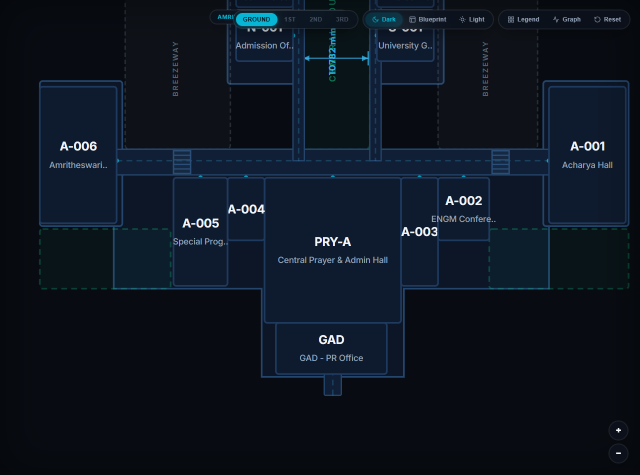
#> input picture scratch/admin_block_clean_full.png, 1280 x 950 px, given in place of media_1789398055396.png, which was not available (shown at 1/2 size)
$ python crop_orange_details.py
#> lines starting #> are read from the running program, lines starting #| are printed output that depends on the picture; pictures that were not available may be replaced by others from this repository, and a replacement may not be noted
from PIL import Image

im = Image.open(r'C:\Users\rohan\.gemini\antigravity-ide\brain\a450b43e-c4b5-4a37-a3dd-9360d67ed47e\.user_uploaded\media_1789398055396.png')
#> im is the input picture: PIL image 1280x950 RGB; mean R, G, B 13, 21.7, 32.6
w, h = im.size
#> w = 1280; h = 950

crops = {
    'crop_top_exit': (300, 20, 650, 150),
    'crop_west_diagonal': (200, 250, 350, 480),
    'crop_west_amri': (100, 440, 300, 750),
    'crop_east_branch': (400, 440, 650, 550),
    'crop_south_bottom': (120, 650, 650, 760),
}

for name, box in crops.items():
    im.crop(box).save(f'scratch/{name}.png')
#> this loop made 5 passes
#> pass 1, `im.crop(box).save(f'scratch/{name}.png')`:
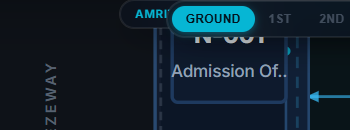
#> saved as crop_top_exit.png: PIL image 350x130 RGB; mean R, G, B 16.6, 33.1, 45.2
#> pass 2, `im.crop(box).save(f'scratch/{name}.png')`:
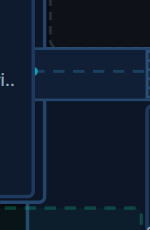
#> saved as crop_west_diagonal.png: PIL image 150x230 RGB; mean R, G, B 15.2, 28.4, 45.7

print('Saved all detail crops!')

$ run again, on scratch/browser_route_S004A_to_A001.png
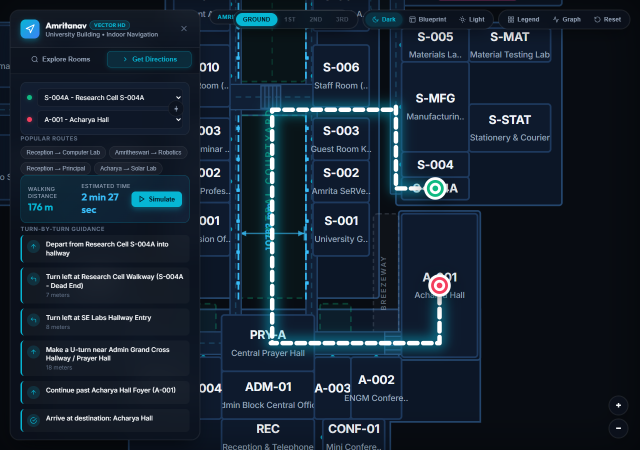
#> input picture scratch/browser_route_S004A_to_A001.png, 1280 x 900 px, given in place of media_1789398055396.png, which was not available (shown at 1/2 size)
#> im is the input picture: PIL image 1280x900 RGB; mean R, G, B 22.2, 35.5, 49
#> the loop `for name, box in crops.items():` made 5 passes
#> pass 1, `im.crop(box).save(f'scratch/{name}.png')`:
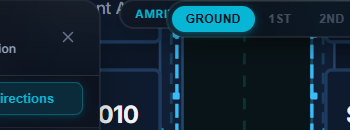
#> saved as crop_top_exit.png: PIL image 350x130 RGB; mean R, G, B 16.4, 38.5, 52.3
#> pass 2, `im.crop(box).save(f'scratch/{name}.png')`:
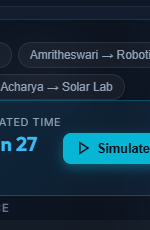
#> saved as crop_west_diagonal.png: PIL image 150x230 RGB; mean R, G, B 20.2, 45.8, 62.6
